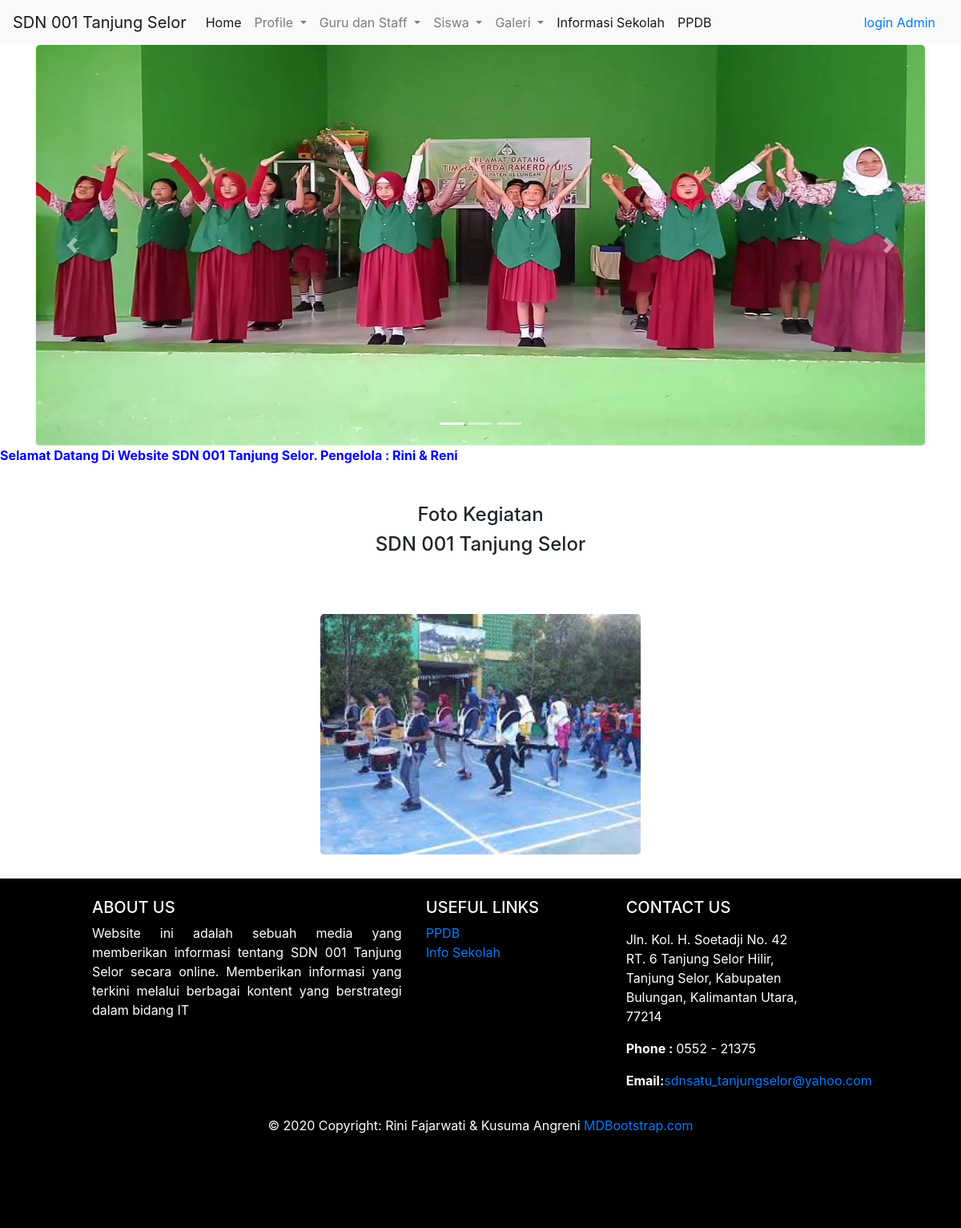
The page /page/fotokegiatan.php?myVar1=1 on the database its author committed.
### tables this page shows
CREATE TABLE `content` (
  `id` int(11) NOT NULL,
  `title` text NOT NULL,
  `content` text NOT NULL,
  `image` varchar(200) NOT NULL,
  `type` varchar(200) NOT NULL
);

CREATE TABLE `fotokegiatan` (
  `id` int(11) NOT NULL,
  `id_foto` int(11) NOT NULL,
  `image` varchar(200) NOT NULL
);

### page/fotokegiatan.php (the view, shortened to what this page needs)
<?php
if (isset($_GET['myVar1'])) {
    $key = $_GET['myVar1'];
}
$admin = $_SESSION['auth'];
include "../config/koneksi.php";
?>
<!doctype html>
<html lang="en">
<head>
    <link rel="stylesheet" href="https://maxcdn.bootstrapcdn.com/bootstrap/4.0.0/css/bootstrap.min.css">
    <link rel="stylesheet" type="text/css" href="../css/global.css">
</head>
<body>
    <header>
        <nav class="navbar navbar-expand-lg navbar-light bg-light">
            <a class="navbar-brand" href="#">SDN 001 Tanjung Selor</a>
            <div class="collapse navbar-collapse" id="navbarSupportedContent">
                <ul class="navbar-nav mr-auto">
                    <li class="nav-item active">
                        <a class="nav-link" href="home.php">Home <span class="sr-only">(current)</span></a>
                    </li>
                    <li class="nav-item dropdown">
                        <a class="nav-link dropdown-toggle" href="#" id="navbarDropdown" role="button" data-toggle="dropdown" aria-haspopup="true" aria-expanded="false">
                            Profile
                        </a>
                    </li>
                    <li class="nav-item dropdown">
                        <a class="nav-link dropdown-toggle" href="#" id="navbarDropdown" role="button" data-toggle="dropdown" aria-haspopup="true" aria-expanded="false">
                            Guru dan Staff
                        </a>
                    </li>
                    <li class="nav-item dropdown">
                        <a class="nav-link dropdown-toggle" href="#" id="navbarDropdown" role="button" data-toggle="dropdown" aria-haspopup="true" aria-expanded="false">
                            Siswa
                        </a>
                    </li>
                    <li class="nav-item dropdown">
                        <a class="nav-link dropdown-toggle" href="#" id="navbarDropdown" role="button" data-toggle="dropdown" aria-haspopup="true" aria-expanded="false">
                            Galeri
                        </a>
                    </li>
                    <li class="nav-item active">
                        <a class="nav-link" href="info.php">Informasi Sekolah <span class="sr-only">(current)</span></a>
                    </li>
                    <li class="nav-item active">
                        <a class="nav-link" href="https://ppdbsd001tanjungselor.000webhostapp.com/">PPDB <span class="sr-only">(current)</span></a>
                    </li>
                </ul>
                <form class="nav-item active">
                    <?php
                    if ($admin === "true") {
                        echo " <a class='nav-link' href='logout.php'>Logout<span class='sr-only'>(current)</span></a>";
                    } else {
                        echo " <a class='nav-link' href='login.html'>login Admin<span class='sr-only'>(current)</span></a>";
                    }
                    ?>
                </form>
            </div>
        </nav>
        <div class="atas">
            <div id="carouselExampleIndicators" class="carousel slide" data-ride="carousel">
                <ol class="carousel-indicators">
                    <li data-target="#carouselExampleIndicators" data-slide-to="0" class="active"></li>
                    <li data-target="#carouselExampleIndicators" data-slide-to="1"></li>
                    <li data-target="#carouselExampleIndicators" data-slide-to="2"></li>
                </ol>
                <div class="carousel-inner container">
                    <?php
                    $ambildata = mysqli_query($conn, "SELECT * FROM content WHERE type='isifoto'");
                    $i = "false";
                    while ($tampil = mysqli_fetch_array($ambildata)) {
                        if ($i === "false") echo "<div class='carousel-item active'>";
                        else echo "<div class='carousel-item'>";
                        $i = "true";
                        echo "
                        <img class='d-block w-100' src='../image/$tampil[image]' width='350' height='500' alt='$tampil[content]'>
                    </div>
                    ";
                    }
                    ?>
                </div>
                <a class="carousel-control-prev" href="#carouselExampleIndicators" role="button" data-slide="prev">
                    <span class="carousel-control-prev-icon" aria-hidden="true"></span>
                </a>
                <a class="carousel-control-next" href="#carouselExampleIndicators" role="button" data-slide="next">
                    <span class="carousel-control-next-icon" aria-hidden="true"></span>
                </a>
            </div>
        </div>
        <div class="tulisan">
            <marquee style="color:  blue"><b> Selamat Datang Di Website SDN 001 Tanjung Selor. Pengelola : Rini & Reni</b>
            </marquee>
        </div>
    </header>
    <div class="container-costum">
        <div class="justify-content-center pl-3 pr-3 pt-5 pb-5">
            <h4 style="text-align: center;">Foto Kegiatan</h4>
            <h4 style="text-align: center;">SDN 001 Tanjung Selor</h4>
        </div>
        <div class="row">
            <?php
            include "../config/koneksi.php";
            $ambildata = mysqli_query($conn, "SELECT * FROM fotokegiatan WHERE id_foto='$key'");
            while ($tampil = mysqli_fetch_array($ambildata)) {
                echo " <div class='contentfoto'> <a href='fotokegiatan.php?myVar1=$tampil[id]'>
                <div class='content-overlay'></div> <img class='content-image' src='../image/$tampil[image]' width='50px' height='300px' >
                <div class='content-details fadeIn-bottom'>";
                echo "<div class='edit' style='float: center;'>";
                echo "  </div></div>
            </a> </div>
            ";
            }
            ?>
        </div>
    </div>
    <footer class="page-footer font-small blue pt-4">
        <div class="container-fluid text-center text-md-left">
            <div class="row">
                <div class="col-md-5 mt-md-0 mt-3">
                    <h5 class="text-uppercase">About Us</h5>
                    <?php
                    include "../config/koneksi.php";
                    $ambildata = mysqli_query($conn, "SELECT * FROM content WHERE title='About'");
                    while ($tampil = mysqli_fetch_array($ambildata)) {
                        echo "
                             <p style='text-align:justify'>$tampil[content]</p>
                        ";
                    }
                    ?>
                </div>
                <div class="col-md-3 mb-md-0 mb-3">
                    <h5 class="text-uppercase">Useful Links</h5>
                    <ul class="list-unstyled">
                        <li>
                            <a href="https://ppdbsd001tanjungselor.000webhostapp.com/">PPDB</a>
                        </li>
                        <li>
                            <a href="info.php">Info Sekolah</a>
                        </li>
                    </ul>
                </div>
                <div class="col-md-3 mb-md-0 mb-3">
                    <h5 class="text-uppercase">Contact Us</h5>
                    <ul class="list-unstyled">
                        <li>
                            <p>
                            <address>Jln. Kol. H. Soetadji No. 42 RT. 6 Tanjung Selor Hilir, Tanjung Selor, Kabupaten Bulungan, Kalimantan Utara, 77214</address>
                            </p>
                        </li>
                        <li>
                            <p><strong>Phone : </strong>0552 - 21375<br /></p>
                        </li>
                        <li>
                            <p><strong>Email:</strong><a href="mailto:sdnsatu_tanjungselor@yahoo.com">sdnsatu_tanjungselor@yahoo.com</a></p>
                        </li>
                    </ul>
                </div>
            </div>
        </div>
        <div class="footer-copyright text-center py-3">© 2020 Copyright: Rini Fajarwati & Kusuma Angreni
            <a href="https://mdbootstrap.com/"> MDBootstrap.com</a>
        </div>
    </footer>
</body>
</html>

### css/global.css (style rules this page uses)
.atas { background-color: white; text-align: center; color: white; }
footer { background-color: black; color: white; padding: 100px; margin-top: 30px; }
.contentfoto { position: relative; width: 90%; max-width: 400px; margin-bottom: auto; margin-left: auto; margin-right: auto; overflow: hidden; margin-top: 16px; }
.container-costum { margin-left: 50px; margin-right: 50px; }
.content-image { width: 100% }
img { box-shadow: 1px 1px 5px 1px rgba(0, 0, 0, 0.1); border-radius: 5px }
span { display: inline-block; width: 300px; height: 50px; overflow: hidden; }

### rows shown on the page
content: image (picture)
fotokegiatan: image (picture)
content: content "Website ini adalah sebuah media yang memberikan informasi tentang SDN 001 Tanjung Selor secara online. Memberikan informasi yang terkini melalui berbagai kontent yang berstrategi dalam bidang IT"
